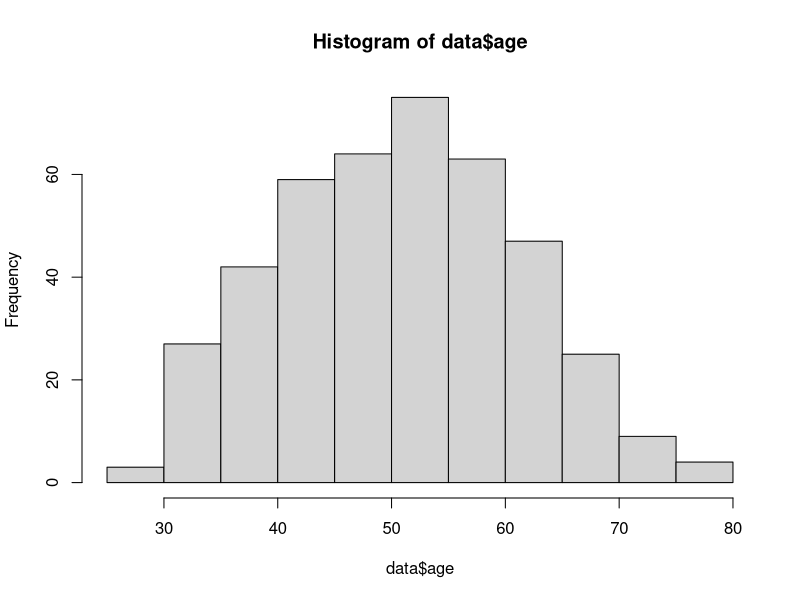

Recreate this plot in R. (Note: this script raises an error after producing the figure.)
## ---- chunk 1
library(ggplot2)
library(survminer)
library(readr)
library(glmnet)
library(survival)
## ---- chunk 2
#head(pbc)
#summary(pbc)
#hist(pbc$stage)
#table(pbc$stage)
## ---- chunk 3
# assign data set to a labelled object
data <- pbc
# create event parameter corresponding to death of the patient
data$event <- 0 + (data$status == 2)
## ---- chunk 4
data$trt <- factor(data$trt)
data$status <- factor(data$status)
data$stage <- factor(data$stage)
data$ascites <- factor(data$ascites)
data$edema <- factor(data$edema)
data$spiders <- factor(data$spiders)
data$hepato <- factor(data$hepato)
## ---- chunk 5
hist(data$age)
## ---- chunk 6
data$ageGroup <- cut(data$age, breaks = c(0,10,20,30,40,50,60,70,80,90,Inf))
table(data$ageGroup)
## ---- chunk 7
# cholesterol
fit.chol <- (lm(chol ~ age, data = data))
data$chol[is.na(data$chol)] <-
  predict(fit.chol, newdata = subset(data, is.na(chol)))
# copper
fit.copper <- (lm(copper ~ age, data = data))
data$copper[is.na(data$copper)] <-
  predict(fit.copper, newdata = subset(data, is.na(copper)))
# trig
fit.trig <- (lm(trig ~ age, data = data))
data$trig[is.na(data$trig)] <-
  predict(fit.trig, newdata = subset(data, is.na(trig)))
# platelet
fit.platelet <- (lm(platelet ~ age, data = data))
data$platelet[is.na(data$platelet)] <-
  predict(fit.platelet, newdata = subset(data, is.na(platelet)))
# check if NAs have been properly predicted
summary(data)
## ---- chunk 8
specimen <- subset(data, data$trt != "NA" & data$status != 1)
summary(specimen)
## ---- chunk 9
survival <- Surv(specimen$time / 365.25, specimen$event)
## ---- chunk 10
KM <- survfit(survival ~ 1, data = specimen)
KM
ggsurvplot(KM, xlab="Survival Years", ylab="Kaplan-Meyer Estimator")
## ---- chunk 11
# fitting the survival to sex parameter
fit.sex <- survfit(survival ~ sex, data = specimen)
## visualizing the survival probability
ggsurvplot(fit.sex, 
           data = specimen, 
           xlab = "Years",
           conf.int = FALSE,
           pval = TRUE,
           legend = "top",
           legend.title = "Sex",
           legend.labs = c("Male", "Female"))
## ---- chunk 12
# fitting the survival to treatment parameter
fit.trt <- survfit(survival ~ trt, data = specimen)
## visualizing the survival probability
ggsurvplot(fit.trt, 
           data = specimen, 
           xlab = "Years",
           conf.int = FALSE,
           pval = TRUE,
           legend = "top",
           legend.title = "Treatment",
           legend.labs = c("D-penicillamin", "Placebo"))
## ---- chunk 13
# age parameter retreatment named "ageBin" parameter
specimen$ageBin <- ifelse(specimen$age > 50, ">50", "<=50")
# converting the ageBin parameter into factor
specimen$ageBin <- as.factor(specimen$ageBin)
# fitting the survival to the new age parameter
fit.age <- survfit(survival ~ ageBin, data = specimen)
## visualizing the survival probability
ggsurvplot(fit.age, 
           data = specimen, 
           xlab = "Years",
           conf.int = FALSE,
           pval = TRUE,
           legend = "top",
           legend.title = "Age",
           legend.labs = c("Youngers (<=50)", "Olders (>50)"))
## ---- chunk 14
MH <- survdiff(survival ~ specimen$trt)
MH
## ---- chunk 15
W <- survdiff(survival ~ specimen$trt, rho=1)
W
## ---- chunk 16
# univariate cox regression on sex parameter
cox.sex <- coxph(survival ~ sex, data = specimen)
cox.sex
## ---- chunk 17
# univariate cox regression on treatment parameter
cox.trt <- coxph(survival ~ trt, data = specimen)
cox.trt
## ---- chunk 18
# univariate cox regression on age parameter
cox.age <- coxph(survival ~ age, data = specimen)
cox.age
## ---- chunk 19
# multivariate cox regression
coxph <- coxph(survival  ~ age + edema + hepato + platelet + sex + spiders + ascites + log(albumin) + log(alk.phos) + log(ast) + log(bili) + log(chol) + log(copper) + log(trig) + log(protime), data = specimen)
summary(coxph)
## ---- chunk 20
# multivariate Cox regression with significant covariates only
fit.coxph <- coxph(survival  ~ age + as.factor(edema) + log(albumin) + log(bili) + log(protime) + log(copper), data = specimen)
summary(fit.coxph)
## ---- chunk 21
# automatically visualizing the estimated distribution of survival times
ggsurvplot(survfit(fit.coxph), data = specimen)
## ---- chunk 22
# Manually visualizing the estimated distribution of survival times
specimen.null<-data.frame(age=rep(0,1), edema=rep(0,1), bili=rep(1,1), albumin=rep(1,1), protime=rep(1,1), copper=rep(1,1))
# for baseline
plot(survfit(fit.coxph, newdata=specimen.null), lwd=2,ylim=c(.99,1), main='Baseline survivor', xlab='Years', ylab='Survival', conf.int=T)
# for mean covariates
plot(survfit(fit.coxph),lwd=2,main= 'Fitted survivor at mean covariates', xlab='Years', ylab='Survival')
## ---- chunk 23
ggforest(coxph(survival ~ log(bili) + log(albumin) + ageBin, data = specimen))
## ---- chunk 24
ftest <- cox.zph(fit.coxph)
ftest
ggcoxzph(ftest)
## ---- chunk 25
ggcoxdiagnostics(fit.coxph,
                 type = "deviance",
                 ox.scale = "time")
ggcoxdiagnostics(fit.coxph,
                 type = "schoenfeld",
                 ox.scale = "time")
